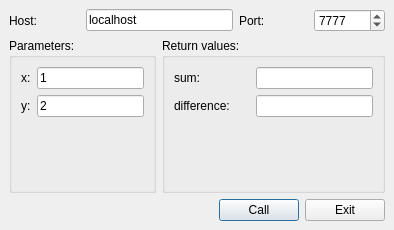
<ui version="4.0" >
 <class>TestClient</class>
 <widget class="QWidget" name="TestClient" >
  <property name="geometry" >
   <rect>
    <x>0</x>
    <y>0</y>
    <width>394</width>
    <height>230</height>
   </rect>
  </property>
  <property name="windowTitle" >
   <string>xmlrpc::Client example</string>
  </property>
  <layout class="QGridLayout" >
   <property name="margin" >
    <number>9</number>
   </property>
   <property name="spacing" >
    <number>6</number>
   </property>
   <item row="0" column="3" >
    <widget class="QLabel" name="label_2" >
     <property name="text" >
      <string>Port:</string>
     </property>
    </widget>
   </item>
   <item row="0" column="0" >
    <widget class="QLabel" name="label" >
     <property name="text" >
      <string>Host:</string>
     </property>
    </widget>
   </item>
   <item row="2" column="0" colspan="5" >
    <layout class="QHBoxLayout" >
     <property name="margin" >
      <number>0</number>
     </property>
     <property name="spacing" >
      <number>6</number>
     </property>
     <item>
      <spacer>
       <property name="orientation" >
        <enum>Qt::Horizontal</enum>
       </property>
       <property name="sizeHint" >
        <size>
         <width>211</width>
         <height>20</height>
        </size>
       </property>
      </spacer>
     </item>
     <item>
      <widget class="QPushButton" name="callButton" >
       <property name="text" >
        <string>Call</string>
       </property>
       <property name="autoDefault" >
        <bool>true</bool>
       </property>
       <property name="default" >
        <bool>true</bool>
       </property>
      </widget>
     </item>
     <item>
      <widget class="QPushButton" name="exitButton" >
       <property name="text" >
        <string>Exit</string>
       </property>
      </widget>
     </item>
    </layout>
   </item>
   <item row="1" column="2" colspan="3" >
    <widget class="QGroupBox" name="groupBox_2" >
     <property name="title" >
      <string>Return values:</string>
     </property>
     <layout class="QGridLayout" >
      <property name="margin" >
       <number>9</number>
      </property>
      <property name="spacing" >
       <number>6</number>
      </property>
      <item row="2" column="1" >
       <spacer>
        <property name="orientation" >
         <enum>Qt::Vertical</enum>
        </property>
        <property name="sizeHint" >
         <size>
          <width>20</width>
          <height>21</height>
         </size>
        </property>
       </spacer>
      </item>
      <item row="1" column="2" >
       <widget class="QLineEdit" name="difference" >
        <property name="readOnly" >
         <bool>true</bool>
        </property>
       </widget>
      </item>
      <item row="0" column="2" >
       <widget class="QLineEdit" name="sum" >
        <property name="readOnly" >
         <bool>true</bool>
        </property>
       </widget>
      </item>
      <item row="1" column="0" >
       <widget class="QLabel" name="label_6" >
        <property name="text" >
         <string>difference:</string>
        </property>
       </widget>
      </item>
      <item row="0" column="0" >
       <widget class="QLabel" name="label_5" >
        <property name="text" >
         <string>sum:</string>
        </property>
       </widget>
      </item>
     </layout>
    </widget>
   </item>
   <item row="1" column="0" colspan="2" >
    <widget class="QGroupBox" name="groupBox" >
     <property name="title" >
      <string>Parameters:</string>
     </property>
     <layout class="QGridLayout" >
      <property name="margin" >
       <number>9</number>
      </property>
      <property name="spacing" >
       <number>6</number>
      </property>
      <item row="2" column="1" >
       <spacer>
        <property name="orientation" >
         <enum>Qt::Vertical</enum>
        </property>
        <property name="sizeHint" >
         <size>
          <width>20</width>
          <height>21</height>
         </size>
        </property>
       </spacer>
      </item>
      <item row="1" column="1" >
       <widget class="QLineEdit" name="y" >
        <property name="text" >
         <string>2</string>
        </property>
       </widget>
      </item>
      <item row="1" column="0" >
       <widget class="QLabel" name="label_4" >
        <property name="text" >
         <string>y:</string>
        </property>
       </widget>
      </item>
      <item row="0" column="1" >
       <widget class="QLineEdit" name="x" >
        <property name="text" >
         <string>1</string>
        </property>
       </widget>
      </item>
      <item row="0" column="0" >
       <widget class="QLabel" name="label_3" >
        <property name="text" >
         <string>x:</string>
        </property>
       </widget>
      </item>
     </layout>
    </widget>
   </item>
   <item row="0" column="4" >
    <widget class="QSpinBox" name="port" >
     <property name="maximum" >
      <number>65535</number>
     </property>
     <property name="minimum" >
      <number>1</number>
     </property>
     <property name="value" >
      <number>7777</number>
     </property>
    </widget>
   </item>
   <item row="0" column="1" colspan="2" >
    <widget class="QLineEdit" name="host" >
     <property name="text" >
      <string>localhost</string>
     </property>
    </widget>
   </item>
  </layout>
 </widget>
 <resources/>
 <connections/>
</ui>
